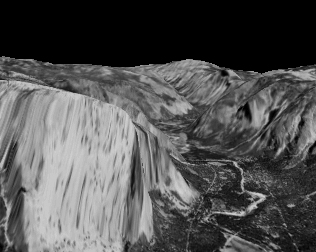
%> input picture input/DataSeq1/yos_img_01.jpg, 316 x 252 px, given in place of y, which was not available
$ octave ps5_2a.m   (GNU Octave 9; MATLAB toolbox functions it lacks are replaced by stand-ins)
%> lines starting %> are read from the running program, lines starting %| are printed output that depends on the picture; in (x1, y1, x2, y2) boxes, pixels count from 0 and x2, y2 are one past the last pixel; in counts of white or black regions, pixels touching at a corner belong together; the program's own positions count from 1; pictures that were not available may be replaced by others from this repository, and a replacement may not be noted
### read.m
function res = read(seq)
%> called with seq = 'DataSeq1'
    dir_path = "input/" + seq;

    images = dir(char(dir_path));
    names = [];

    for i=1:size(images)
        name = string(images(i).name);
        if name ~= "." && name ~= ".."
            disp(name);
            names = [names; name];
        end
    end

    names = sortrows(names);

    names_count = size(names, 1);

    assert(names_count > 0);

    img0 = read_single_image(dir_path + "/" + names(1));
%> in read_single_image, img is the input picture: size 252x316 uint8; min 0, max 211, mean 83.1

    res = zeros(names_count, size(img0, 1), size(img0, 2), 'double');
    res(1,:,:) = img0;

    for i=2:names_count
        res(i,:,:) = read_single_image(dir_path + "/" + names(i));
    end
end

function res = read_single_image(path)
    img = imread(char(path));
    if (class(img) == "uint8")
        img = double(img) / 255;
    end

    if (size(img, 3) == 3)
        a = img(:,:, 1);
        b = img(:,:, 2);
        c = img(:,:, 3);

        img = (a + b + c)/3;
    end
    res = img;
end

### src/down.m
function res = down(image)
    v = [1, 4, 6, 4, 1]/16;
    filter = v'  * v;

    pad_image = padarray(double(image), [2, 2], 'replicate');

    src_row_count = size(image, 1);
    src_col_count = size(image, 2);

    dst_row_count = ceil(src_row_count/2);
    dst_col_count = ceil(src_col_count/2);

    dst_rows = 1:dst_row_count;
    dst_cols = 1:dst_col_count;

    % dst_idx = (src_idx - 1)/2 + 1
    % we add extra two because of the padding
    src_rows = 2 * (dst_rows - 1)  + 1 + 2;
    src_cols = 2 * (dst_cols - 1)  + 1 + 2;

    res = zeros(dst_row_count, dst_col_count, 'double');

    for row=-2:2
        for col=-2:2
            element = pad_image(src_rows + row, src_cols + col) * filter(row + 3, col + 3);
            res(dst_rows, dst_cols) = res(dst_rows, dst_cols) + element;
        end
    end

end

### up.m

function res = up(image)
    u = [2, 12, 2]/16;
    v = [1, 1]/2;

    src_row_count = size(image, 1);
    src_col_count = size(image, 2);

    pad_image = padarray(double(image), [1 1], 'replicate');

    res = zeros(2 * src_row_count, 2 * src_col_count, 'double');

    src_rows = 1:src_row_count;
    src_cols = 1:src_col_count;

    res = up_step(pad_image, res, u' * u, src_rows, src_cols, 2 * src_rows - 1, 2 * src_cols - 1);
    res = up_step(pad_image, res, u' * v, src_rows, src_cols, 2 * src_rows - 1, 2 * src_cols - 1 + 1);

    res = up_step(pad_image, res, v' * u, src_rows, src_cols, 2 * src_rows - 1 + 1, 2 * src_cols - 1);
    res = up_step(pad_image, res, v' * v, src_rows, src_cols, 2 * src_rows - 1 + 1, 2 * src_cols - 1 + 1);
end

function res = up_step(pad_image, acc, filter, src_rows, src_cols, dst_rows, dst_cols)
    if size(filter,1) == 3
        start_row = -1;
    else
        start_row = 0;
    end

    if size(filter, 2) == 3
        start_col = -1;
    else
        start_col = 0;
    end

    off_row = 1 - start_row;
    off_col = 1 - start_col;

    for row = start_row:1
        for col = start_col:1
            element = pad_image(src_rows + 1 + row, src_cols + 1 + col) * filter(row + off_row, col + off_col);
            acc(dst_rows, dst_cols) = acc(dst_rows, dst_cols) + element;
        end
    end

    res = acc;
end

### save_figure.m

function save_figure(f, name)
    frame = getframe(f);
    img = frame.cdata;
    i = find(img(:) ~= 240);
    [r, c, ~] = ind2sub(size(img), i);
    m = [min(r), min(c), max(r), max(c)];
    imwrite(img(m(1):m(3),m(2):m(4),:), char(name));
end

### ps5_2a.m
close all;

if (~isdir('Output/DataSeq1'))
    mkdir('Output/DataSeq1');
end

seq = read('DataSeq1');
img = squeeze(seq(1, :,:));

%% Display the four pyramid images

img0 = down(img);
img1 = down(img0);
img2 = down(img1);

img00 = up(img0);
%> after the loop in up_step (call 2), `for row = start_row:1`: acc: size 252x316 double; min 0, max 0.79, mean 0.163
%> after the loop in up_step (call 3), `for row = start_row:1`: acc: size 252x316 double; min 0, max 0.79, mean 0.244
%> after the loop in up_step (call 4), `for row = start_row:1`: acc: size 252x316 double; min 0, max 0.79, mean 0.326
img00 = img00(1:size(img,1), 1:size(img, 2));

img10 = up(up(img1));
%> after the loop in up_step (call 6), `for row = start_row:1`: acc: size 126x158 double; min 0, max 0.777, mean 0.162
%> after the loop in up_step (call 7), `for row = start_row:1`: acc: size 126x158 double; min 0, max 0.777, mean 0.244
%> after the loop in up_step (call 8), `for row = start_row:1`: acc: size 126x158 double; min 0, max 0.777, mean 0.325
%> after the loop in up_step (call 10), `for row = start_row:1`: acc: size 252x316 double; min 0, max 0.776, mean 0.163
%> after the loop in up_step (call 11), `for row = start_row:1`:
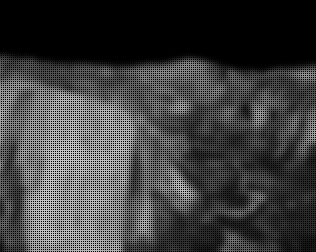
%> acc: size 252x316 double; min 0, max 0.776, mean 0.244
%> after the loop in up_step (call 12), `for row = start_row:1`:
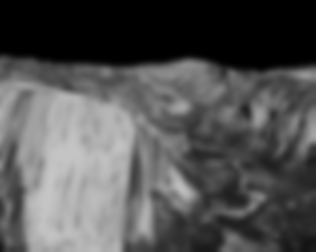
%> acc: size 252x316 double; 19.99% of pixels changed, all inside (x1, y1, x2, y2) = (1, 47, 316, 252)
img10 = img10(1:size(img,1), 1:size(img, 2));

img20 = up(up(up(img2)));
%> after the loop in up_step (call 23), `for row = start_row:1`:
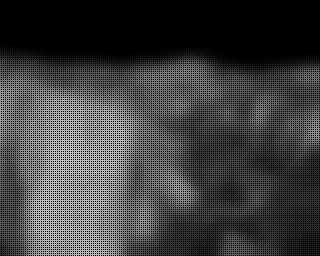
%> acc: size 256x320 double; min 0, max 0.765, mean 0.244
img20 = img20(1:size(img,1), 1:size(img, 2));

f = figure;
subplot(2, 2, 1);
imshow(img);
title('Level0');

subplot(2, 2, 2);
imshow(img00);
title('Level1');

subplot(2, 2, 3);
imshow(img10);
title('Level2');

subplot(2, 2, 4);
imshow(img20);
title('Level3');

save_figure(f, 'output/DataSeq1/ps5_2a_1.png');
%> in save_figure, `img = frame.cdata;`:
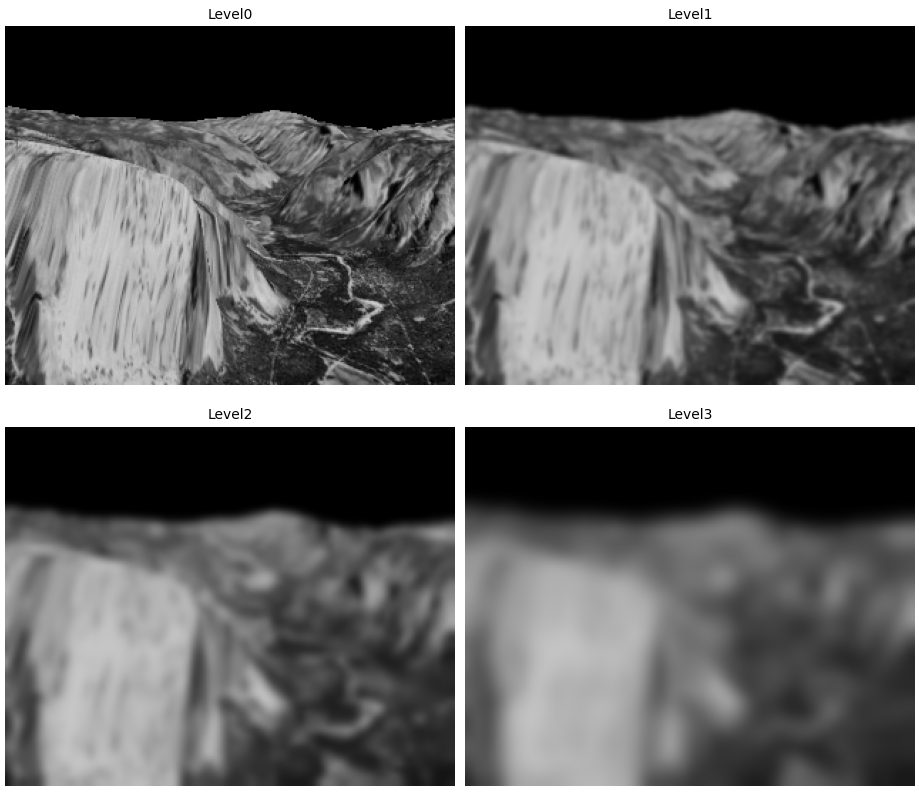
%> img: size 794x919x3 uint8; min 0, max 255, mean 102.2
%> in save_figure, `i = find(img(:) ~= 240);`: i = 2189058 values from 1 to 2189058
%> in save_figure, `m = [min(r), min(c), max(r), max(c)];`: m = [1 1 794 919]

%% compute the deltas needed for recovery

d2 = img10 - img20;
d1 = img00 - img10;
d0 = img - img00;
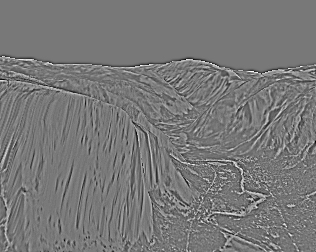
%> d0: size 252x316 double; min -0.303, max 0.34, mean 3.19e-06; drawn with min black and max white

f = figure;
subplot(2, 2, 1);
imshow(img20);
title('img20');

subplot(2, 2, 2);
imshow(d2, []);
title('d2');

subplot(2, 2, 3);
imshow(d1, []);
title('d1');

subplot(2, 2, 4);
imshow(d0, []);
title('d0');

save_figure(f, 'output/DataSeq1/ps5_2b_1.png');
%> call 2 of save_figure, with f = 2, name = 'output/DataSeq1/ps5_2b_1.png'
%> in save_figure (call 2), `img = frame.cdata;`:
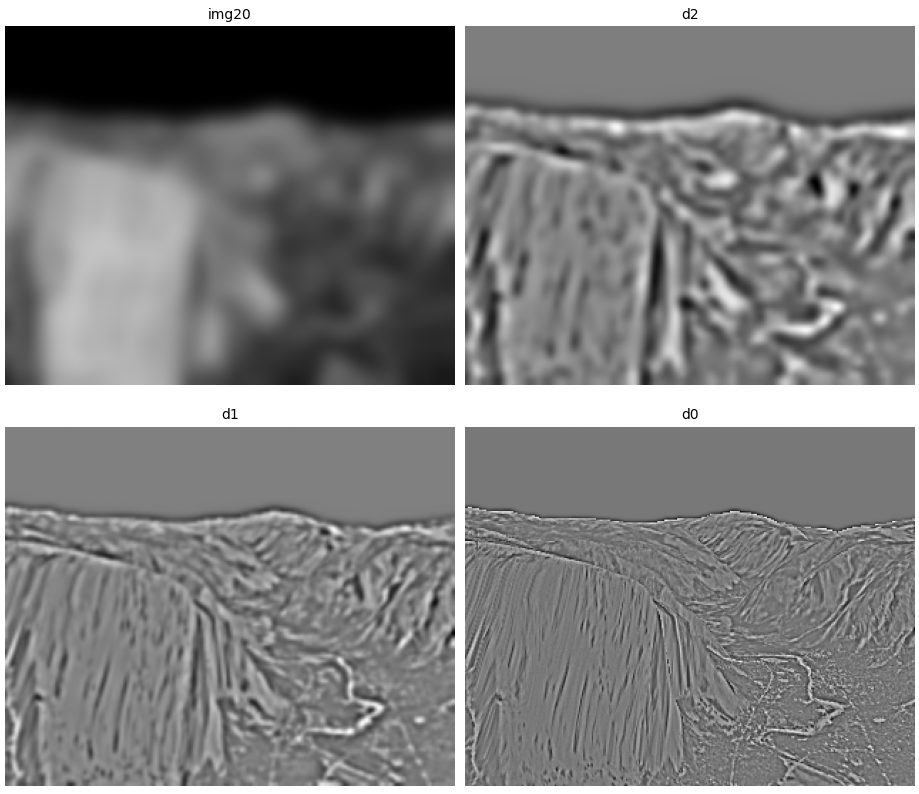
%> img: size 794x919x3 uint8; min 0, max 255, mean 129.8
%> in save_figure (call 2), `i = find(img(:) ~= 240);`: i = 2189010 values from 1 to 2189058

%% recovery everything back

rimg1 = img20 + d2;
rimg0 = rimg1 + d1;
rimg = rimg0 + d0;

figure;
imshow(rimg);
title('Recovered image');

err = rimg - img;
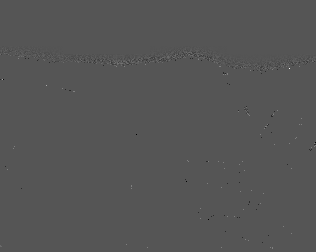
%> err: size 252x316 double; min -2.78e-17, max 5.55e-17, mean 3.76e-21; drawn with min black and max white

l = min(min(err));
%> l = -2.78e-17
h = max(max(err));
%> h = 5.55e-17
edges = linspace(l, h, 10);
%> edges = [-2.78e-17 -1.85e-17 -9.25e-18 0 9.25e-18 1.85e-17 2.78e-17 3.7e-17 4.63e-17 5.55e-17]

figure;
subplot(1, 2, 1);
histogram(err, edges);
title('Errors');

subplot(1, 2, 2);
imshow(err, []);
title('Errors image');
